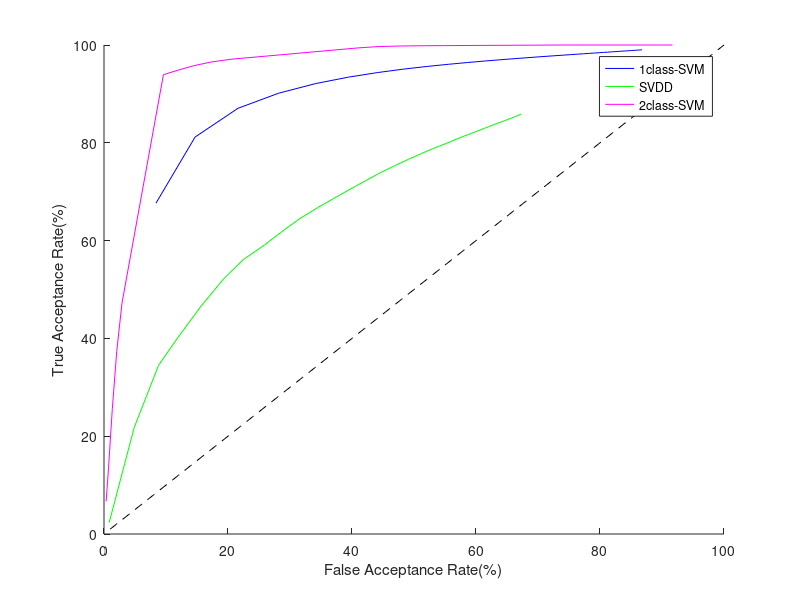

The MATLAB script that drew this image:
hold on;

%%%%%%%%%%%%%%%%%%%%%%%%%%%%%%%%%%%%%%%%%%%%%%%%%%%%%%%%%%%%%%%%%%%%%%%%%%%%%%%
% 1. Mean FAR in acc, FRR in rej for 1 class SVM with RBF kernel without using togglebutton
%%%%%%%%%%%%%%%%%%%%%%%%%%%%%%%%%%%%%%%%%%%%%%%%%%%%%%%%%%%%%%%%%%%%%%%%%%%%%%%
acc=[
1.376471 2.635294 4.237255 5.958824 7.644706 9.229412 10.683193 12.032353 13.308497 14.485294 15.559893 16.544118 17.454299 18.292017 19.074902 19.790441 20.448443 21.053268 21.615789 22.131176 22.601681 23.032620 23.426598 23.787745 24.120000 24.426697 24.710675 24.974370 25.219878 25.449020
];

rej=[
0.488235 0.311765 0.217647 0.164706 0.132941 0.111765 0.096639 0.084559 0.075163 0.067647 0.061497 0.056373 0.052036 0.048319 0.045098 0.042279 0.039792 0.037582 0.035604 0.033824 0.032213 0.030749 0.029412 0.028186 0.027059 0.026018 0.025054 0.024160 0.023327 0.022549
];


x_acc=(1:size(acc,2));
x_rej=(1:size(rej,2));

%Plot to see EER
%plot(x_acc,(acc/33)*100,'r--',x_rej,rej*100,'r--');

%Plot to see ROC
%semilogx((acc/33)*100,(1-rej)*100,'r--');
%plot((acc/33)*100,(1-rej)*100,'r--');




%%%%%%%%%%%%%%%%%%%%%%%%%%%%%%%%%%%%%%%%%%%%%%%%%%%%%%%%%%%%%%%%%%%%%%%%%%%%%%%
% 2. Mean FAR in acc, FRR in rej for 1 class SVM with RBF kernel with togglebutton
%%%%%%%%%%%%%%%%%%%%%%%%%%%%%%%%%%%%%%%%%%%%%%%%%%%%%%%%%%%%%%%%%%%%%%%%%%%%%%%
acc=[
2.764706 4.847059 7.131373 9.298529 11.270588 13.016667 14.568908 15.952941 17.209150 18.341176 19.340107 20.240196 21.046606 21.771429 22.420392 23.000735 23.525606 24.002288 24.438700 24.835294 25.196078 25.525401 25.826087 26.101716 26.355294 26.589367 26.806100 27.007353 27.194726 27.369608 27.533207 27.686581 27.830660 27.966263 28.094118 28.214869 28.329094 28.437307 28.539970 28.637500
];

rej=[
0.323529 0.188235 0.129412 0.098529 0.078824 0.065686 0.056303 0.049265 0.043791 0.039412 0.035829 0.032843 0.030317 0.028151 0.026275 0.024632 0.023183 0.021895 0.020743 0.019706 0.018768 0.017914 0.017136 0.016422 0.015765 0.015158 0.014597 0.014076 0.013590 0.013137 0.012713 0.012316 0.011943 0.011592 0.011261 0.010948 0.010652 0.010372 0.010106 0.009853
];

x_acc=(1:size(acc,2));
x_rej=(1:size(rej,2));

%Plot to see EER
%plot(x_acc,(acc/33)*100,'b--',x_rej,rej*100,'b--');

%Plot to see ROC
%semilogx((acc/33)*100,(1-rej)*100,'b--');
plot((acc/33)*100,(1-rej)*100,'b-');


%%%%%%%%%%%%%%%%%%%%%%%%%%%%%%%%%%%%%%%%%%%%%%%%%%%%%%%%%%%%%%%%%%%%%%%%%%%%%%%
% 3. Mean FAR in acc, FRR in rej for 1 class SVDD with togglebutton
%%%%%%%%%%%%%%%%%%%%%%%%%%%%%%%%%%%%%%%%%%%%%%%%%%%%%%%%%%%%%%%%%%%%%%%%%%%%%%%
acc=[
0.276471 1.605882 2.903922 3.951471 5.163529 6.363725 7.419328 8.518382 9.624837 10.388824 11.368984 12.207353 13.093665 13.914286 14.681961 15.459191 16.195502 16.894444 17.552322 18.201176 18.781513 19.333957 19.854220 20.313235 20.757647 21.180317 21.566885 21.899160 22.211359
];

rej=[
0.976471 0.782353 0.654902 0.597059 0.534118 0.478431 0.438655 0.409559 0.377124 0.355882 0.332620 0.314216 0.295023 0.277731 0.261569 0.247059 0.233910 0.221895 0.211146 0.201471 0.192157 0.183690 0.176215 0.169363 0.162588 0.156787 0.151198 0.146218 0.141176
];

x_acc=(1:size(acc,2));
x_rej=(1:size(rej,2));

%Plot to see EER
%plot(x_acc,(acc/33)*100,'g--',x_rej,rej*100,'g--');

%Plot to see ROC
%semilogx((acc/33)*100,(1-rej)*100,'b--');
plot((acc/33)*100,(1-rej)*100,'g-');



%%%%%%%%%%%%%%%%%%%%%%%%%%%%%%%%%%%%%%%%%%%%%%%%%%%%%%%%%%%%%%%%%%%%%%%%%%%%%%%
%4. Mean FAR in acc, FRR in rej for 2 class SVM with togglebutton
%%%%%%%%%%%%%%%%%%%%%%%%%%%%%%%%%%%%%%%%%%%%%%%%%%%%%%%%%%%%%%%%%%%%%%%%%%%%%%%
acc=[
0.109091 0.230303 0.430303 0.654545 0.929697 3.066667 3.815152 4.618182 5.519697 6.552727 13.072727 14.218182 15.373737 16.472727 17.535758 23.709091 24.227273 24.810101 25.357576 25.913939 28.612121 28.754545 28.878788 28.971212 29.038788 29.333333 29.333333 29.333333 29.334848 29.335758 29.339394 29.339394 29.339394 29.339394 29.339394 29.339394 29.339394 29.339394 29.339394 29.339394
];

rej=[
0.933333 0.866667 0.743434 0.627273 0.527273 0.060606 0.051515 0.042424 0.034848 0.029091 0.006061 0.003030 0.002020 0.001515 0.001212 0 0 0 0 0 0 0 0 0 0 0 0 0 0 0 0 0 0 0 0 0 0 0 0 0]; 

x_acc=(1:size(acc,2));
x_rej=(1:size(rej,2));

%Plot to see EER
%plot(x_acc,(acc/33)*100,'g--',x_rej,rej*100,'g--');

%Plot to see ROC
%semilogx((acc/33)*100,(1-rej)*100,'b--');
plot((acc/32)*100,(1-rej)*100,'m-');









%Plotting 45 degree line
x=(1:100);
y=x;
plot(x,y,'k--');


legend('1class-SVM','SVDD','2class-SVM');

xlabel('False Acceptance Rate(%)');
ylabel('True Acceptance Rate(%)');
hold off;
%legend('with togglebutton','without togglebutton');
